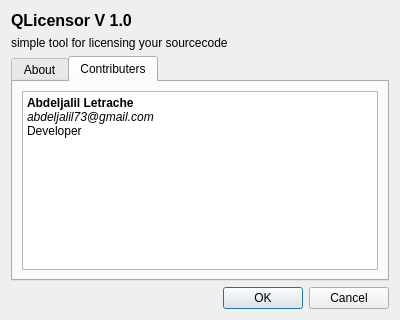
<?xml version="1.0" encoding="UTF-8"?>
<ui version="4.0">
 <class>AboutDialog</class>
 <widget class="QDialog" name="AboutDialog">
  <property name="geometry">
   <rect>
    <x>0</x>
    <y>0</y>
    <width>400</width>
    <height>320</height>
   </rect>
  </property>
  <property name="windowTitle">
   <string>About QLicensor</string>
  </property>
  <layout class="QGridLayout" name="gridLayout">
   <item row="0" column="0">
    <widget class="QLabel" name="label">
     <property name="font">
      <font>
       <pointsize>12</pointsize>
       <weight>75</weight>
       <bold>true</bold>
      </font>
     </property>
     <property name="text">
      <string>QLicensor V 1.0</string>
     </property>
    </widget>
   </item>
   <item row="1" column="0">
    <widget class="QLabel" name="label_2">
     <property name="text">
      <string>simple tool for licensing your sourcecode</string>
     </property>
     <property name="wordWrap">
      <bool>true</bool>
     </property>
    </widget>
   </item>
   <item row="2" column="0">
    <widget class="QTabWidget" name="tabWidget">
     <property name="currentIndex">
      <number>1</number>
     </property>
     <widget class="QWidget" name="tab">
      <attribute name="title">
       <string>About</string>
      </attribute>
      <layout class="QGridLayout" name="gridLayout_2">
       <item row="0" column="0">
        <widget class="QTextBrowser" name="textBrowser">
         <property name="html">
          <string>&lt;!DOCTYPE HTML PUBLIC &quot;-//W3C//DTD HTML 4.0//EN&quot; &quot;http://www.w3.org/TR/REC-html40/strict.dtd&quot;&gt;
&lt;html&gt;&lt;head&gt;&lt;meta name=&quot;qrichtext&quot; content=&quot;1&quot; /&gt;&lt;style type=&quot;text/css&quot;&gt;
p, li { white-space: pre-wrap; }
&lt;/style&gt;&lt;/head&gt;&lt;body style=&quot; font-family:'Sans Serif'; font-size:9pt; font-weight:400; font-style:normal;&quot;&gt;
&lt;p style=&quot; margin-top:0px; margin-bottom:0px; margin-left:0px; margin-right:0px; -qt-block-indent:0; text-indent:0px;&quot;&gt;&lt;span style=&quot; font-weight:600;&quot;&gt;QLicensor&lt;/span&gt; is a free/opensource utility that allows you to easly to choose from a set of widely used software license and apply it to your project sourcecode&lt;/p&gt;&lt;/body&gt;&lt;/html&gt;</string>
         </property>
        </widget>
       </item>
      </layout>
     </widget>
     <widget class="QWidget" name="tab_2">
      <attribute name="title">
       <string>Contributers</string>
      </attribute>
      <layout class="QGridLayout" name="gridLayout_3">
       <item row="0" column="0">
        <widget class="QTextBrowser" name="textBrowser_2">
         <property name="html">
          <string>&lt;!DOCTYPE HTML PUBLIC &quot;-//W3C//DTD HTML 4.0//EN&quot; &quot;http://www.w3.org/TR/REC-html40/strict.dtd&quot;&gt;
&lt;html&gt;&lt;head&gt;&lt;meta name=&quot;qrichtext&quot; content=&quot;1&quot; /&gt;&lt;style type=&quot;text/css&quot;&gt;
p, li { white-space: pre-wrap; }
&lt;/style&gt;&lt;/head&gt;&lt;body style=&quot; font-family:'Sans Serif'; font-size:9pt; font-weight:400; font-style:normal;&quot;&gt;
&lt;p style=&quot; margin-top:0px; margin-bottom:0px; margin-left:0px; margin-right:0px; -qt-block-indent:0; text-indent:0px;&quot;&gt;&lt;span style=&quot; font-weight:600;&quot;&gt;Abdeljalil Letrache&lt;/span&gt;&lt;/p&gt;
&lt;p style=&quot; margin-top:0px; margin-bottom:0px; margin-left:0px; margin-right:0px; -qt-block-indent:0; text-indent:0px;&quot;&gt;&lt;span style=&quot; font-style:italic;&quot;&gt;abdeljalil73@gmail.com&lt;/span&gt;&lt;/p&gt;
&lt;p style=&quot; margin-top:0px; margin-bottom:0px; margin-left:0px; margin-right:0px; -qt-block-indent:0; text-indent:0px;&quot;&gt;Developer&lt;/p&gt;&lt;/body&gt;&lt;/html&gt;</string>
         </property>
        </widget>
       </item>
      </layout>
     </widget>
    </widget>
   </item>
   <item row="3" column="0">
    <widget class="QDialogButtonBox" name="buttonBox">
     <property name="orientation">
      <enum>Qt::Horizontal</enum>
     </property>
     <property name="standardButtons">
      <set>QDialogButtonBox::Cancel|QDialogButtonBox::Ok</set>
     </property>
    </widget>
   </item>
  </layout>
 </widget>
 <resources/>
 <connections>
  <connection>
   <sender>buttonBox</sender>
   <signal>accepted()</signal>
   <receiver>AboutDialog</receiver>
   <slot>accept()</slot>
   <hints>
    <hint type="sourcelabel">
     <x>248</x>
     <y>254</y>
    </hint>
    <hint type="destinationlabel">
     <x>157</x>
     <y>274</y>
    </hint>
   </hints>
  </connection>
  <connection>
   <sender>buttonBox</sender>
   <signal>rejected()</signal>
   <receiver>AboutDialog</receiver>
   <slot>reject()</slot>
   <hints>
    <hint type="sourcelabel">
     <x>316</x>
     <y>260</y>
    </hint>
    <hint type="destinationlabel">
     <x>286</x>
     <y>274</y>
    </hint>
   </hints>
  </connection>
 </connections>
</ui>
